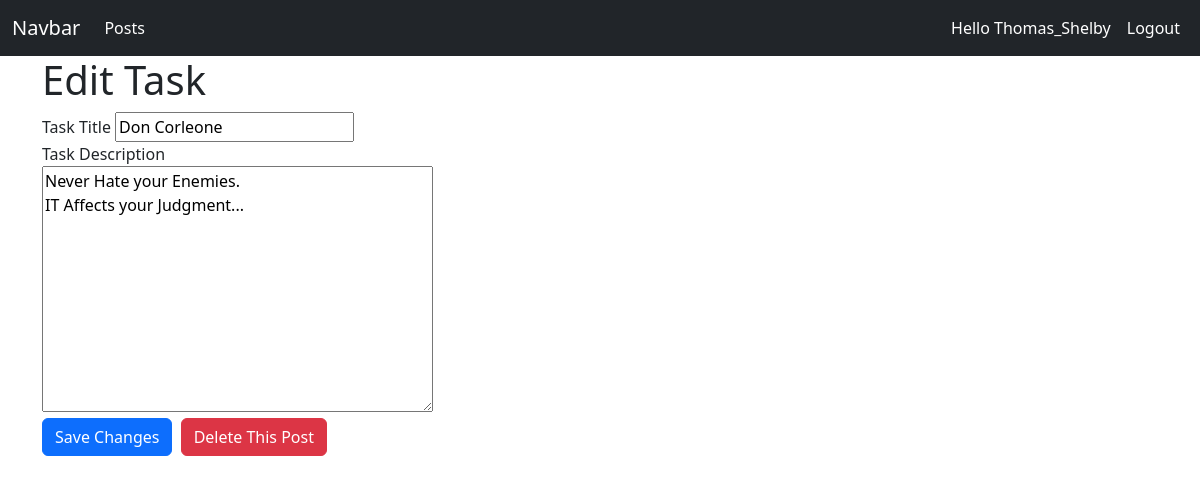
The app's page /editPost/11 (signed in) with its own data.
### BlogApplication/models.py (models this page shows, shortened)
class BlogPost(models.Model):
    author = models.ForeignKey(User, on_delete= models.CASCADE) ## ID (numeric)
    title = models.CharField(max_length=200)
    content = models.TextField()
    pupDate = models.DateTimeField(auto_now_add=True)
    class Meta:
        ordering = ['-pupDate']

### BlogApplication/views.py (the view)
# urls.py: path('editPost/<int:pk>', views.editPost, name='edit'),
def editPost(request, pk):
    post = BlogPost.objects.get(id=pk)
    form = BlogPostForm(instance=post)
    if request.method == 'POST':
        form = BlogPostForm(request.POST, instance=post)
        if form.is_valid():
            form.save()
            return redirect('/')
    context = {'form': form, 'postID': pk}
    return render(request, 'BlogApplication/Edit.html', context)

### BlogApplication/forms.py
class BlogPostForm(forms.ModelForm):
    class Meta:
        model = BlogPost
        fields = ['title', 'content']

### BlogApplication/templates/BlogApplication/Edit.html (shortened to what this page needs)
{% extends "BlogApplication/Base/Base.html" %}
{% block container %}
  <div class="container">
    <h1>Edit Task</h1>
    <form method='post'>
      <div class="form-group">
        <label for="taskTitle">Task Title</label>
        {{form.title}}
      </div>
      <div class="form-group">
        <label for="taskDescription">Task Description</label></br>
        {{form.content}}
      </div>
      <button type="submit" class="btn btn-primary">Save Changes</button>
      <a href = "{%url 'delete' pk=postID%}" class="btn btn-danger mx-1" onclick="return confirm('Are you sure you want to delete this post?');">Delete This Post</a>
    </form>
  </div>
{% endblock %}

### BlogApplication/templates/BlogApplication/Base/Navbar.html (shortened to what this page needs)
<nav class="navbar navbar-dark navbar-expand-lg bg-dark">
  <div class="container-fluid">
    <a class="navbar-brand" href="/">Navbar</a>
    <div class="collapse navbar-collapse" id="navbarSupportedContent">
      <ul
        class="navbar-nav me-auto mb-2 mb-lg-0 d-flex justify-content-between w-100"
      >
        <div class="w-50">
          <li class="nav-item">
            <a class="nav-link active" href="{%url 'posts'%}">Posts</a>
          </li>
        </div>
        <div class="w-100 d-flex justify-content-end align-items-end">
          {% if request.user.is_authenticated %}
          <li class="nav-item d-block">
            <a class="nav-link active" href="#">Hello {{user.username}}</a>
          </li>
          <li class="nav-item">
            <a class="nav-link active" href="{%url 'userLogout'%}">Logout</a>
          </li>
          {% endif %}
        </div>
      </ul>
    </div>
  </div>
</nav>

### records on screen
BlogPost: title "Don Corleone", content "Never Hate your Enemies. IT Affects your Judgment..."

### other values on screen
{{ user.username }} "Thomas_Shelby"
